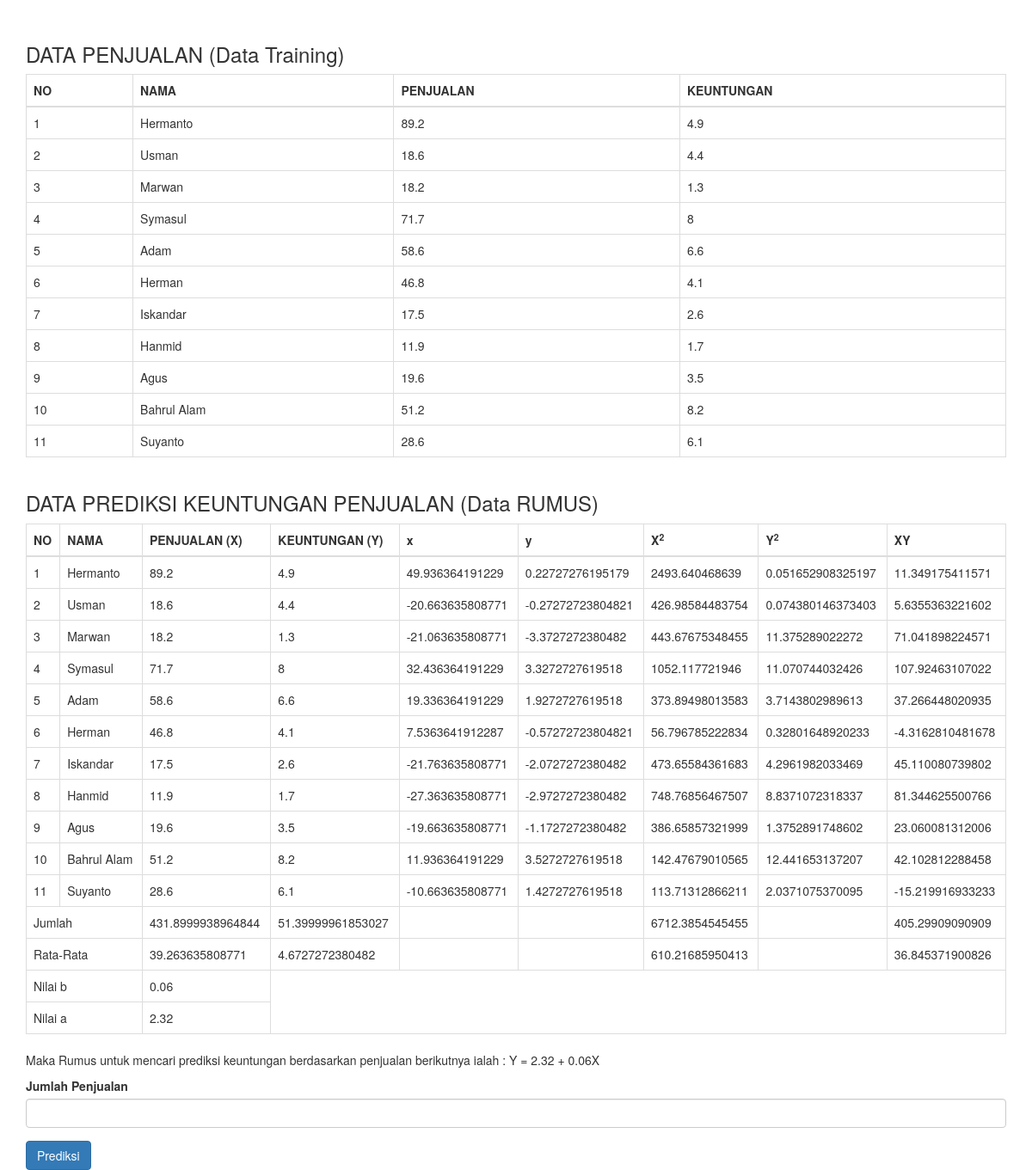
The page / on the database its author committed.
### tables this page shows
CREATE TABLE `penjualan` (
  `id_penjualan` int(11) NOT NULL,
  `pedagang` varchar(225) NOT NULL,
  `penjualan` float NOT NULL,
  `keuntungan` float NOT NULL
);

### config/koneksi.php (called while the page is built)
<?php
$mysqli = new mysqli("localhost","root","","aplikasi-prediksi");
class penjualan{
	public $koneksi;
	function __construct($mysqli)
	{
		$this->koneksi = $mysqli;
	}
	function tampil(){
		$semua=array();
		$ambil = $this->koneksi->query("SELECT * FROM penjualan ORDER BY id_penjualan ASC");
		while($data = $ambil->fetch_assoc()){
			$semua[] = $data;
		}
		return $semua;
	}
	function sum_penjualan(){
		$ambil = $this->koneksi->query("SELECT SUM(penjualan) as jumlah_penjualan FROM penjualan ORDER BY id_penjualan ASC");
		$data = $ambil->fetch_assoc();
		return $data;
	}
	function sum_keuntungan(){
		$ambil = $this->koneksi->query("SELECT SUM(keuntungan) as jumlah_keuntungan FROM penjualan ORDER BY id_penjualan ASC");
		$data = $ambil->fetch_assoc();
		return $data;
	}
}
$penjualan = new penjualan($mysqli);

### index.php (the view, shortened to what this page needs)
<?php include 'config/koneksi.php';
$data_penjualan = $penjualan->tampil();
$sum_penjualan = $penjualan->sum_penjualan();
$sum_keuntungan = $penjualan->sum_keuntungan();
$rata_penjualan = $sum_penjualan['jumlah_penjualan']/count($data_penjualan);
$rata_keuntungan = $sum_keuntungan['jumlah_keuntungan']/count($data_penjualan);
?>
<!DOCTYPE html>
<html lang="en">
<head>
  <link rel="stylesheet" href="https://maxcdn.bootstrapcdn.com/bootstrap/3.3.7/css/bootstrap.min.css">
</head>
<body style="padding-top: 30px;">
  <div class="container">
    <div class="table-responsive">
      <h3>DATA PENJUALAN (Data Training)</h3>
      <table class="table table-bordered">
        <thead>
          <tr>
            <th>NO</th>
            <th>NAMA</th>
            <th>PENJUALAN</th>
            <th>KEUNTUNGAN</th>
          </tr>
        </thead>
        <tbody>
          <?php foreach ($data_penjualan as $key => $value): ?>
            <tr>
              <td><?php echo $key+1; ?></td>
              <td><?php echo $value['pedagang'] ?></td>
              <td><?php echo $value['penjualan'] ?></td>
              <td><?php echo $value['keuntungan'] ?></td>
            </tr>
          <?php endforeach ?>
        </tbody>
      </table>
    </div>
    <div class="table-responsive">
      <h3>DATA PREDIKSI KEUNTUNGAN PENJUALAN (Data RUMUS)</h3>
      <table class="table table-bordered">
        <thead>
          <tr>
            <th>NO</th>
            <th>NAMA</th>
            <th>PENJUALAN (X)</th>
            <th>KEUNTUNGAN (Y)</th>
            <th>x</th>
            <th>y</th>
            <th>X<sup>2</sup></th>
            <th>Y<sup>2</sup></th>
            <th>XY</th>
          </tr>
        </thead>
        <tbody>
          <?php $total_x2=0; ?>
          <?php $total_xy=0; ?>
          <?php foreach ($data_penjualan as $key => $value): ?>
            <tr>
              <td><?php echo $key+1; ?></td>
              <td><?php echo $value['pedagang'] ?></td>
              <td><?php echo $value['penjualan'] ?></td>
              <td><?php echo $value['keuntungan'] ?></td>
              <td><?php echo $x = $value['penjualan']-$rata_penjualan; ?></td>
              <td><?php echo $y = $value['keuntungan']-$rata_keuntungan; ?></td>
              <td><?php echo $x2 = pow($x, 2); ?></td>
              <td><?php echo pow($y, 2); ?></td>
              <td><?php echo $xy = $x*$y; ?></td>
            </tr>
            <?php $total_x2+=$x2; ?>
            <?php $total_xy+=$xy; ?>
          <?php endforeach ?>
          <?php
          $rata_xy = ($total_xy/count($data_penjualan));
          $rata_x2 = ($total_x2/count($data_penjualan));
          ?>
          <tr>
            <td colspan="2">Jumlah</td>
            <td><?php echo $sum_penjualan['jumlah_penjualan'] ?></td>
            <td><?php echo $sum_keuntungan['jumlah_keuntungan'] ?></td>
            <td></td>
            <td></td>
            <td><?php echo $total_x2 ?></td>
            <td></td>
            <td><?php echo $total_xy; ?></td>
          </tr>
          <tr>
            <td colspan="2">Rata-Rata</td>
            <td><?php echo $rata_penjualan; ?></td>
            <td><?php echo $rata_keuntungan; ?></td>
            <td></td>
            <td></td>
            <td><?php echo $rata_x2; ?></td>
            <td></td>
            <td><?php echo $rata_xy; ?></td>
          </tr>
          <tr>
            <td colspan="2">Nilai b</td>
            <td><?php echo $b = round($total_xy/$total_x2,2); ?></td>
          </tr>
          <tr>
            <td colspan="2">Nilai a</td>
            <?php $hasil = ($b*$rata_penjualan); ?>
            <td><?php echo $a = round(($rata_keuntungan-$hasil),2); ?></td>
          </tr>
        </tbody>
      </table>
    </div>
    <p>Maka Rumus untuk mencari prediksi keuntungan berdasarkan penjualan berikutnya ialah : Y = <?php echo $a ?> + <?php echo $b ?>X</p>
    <form method="POST">
      <div class="form-group">
        <label>Jumlah Penjualan</label>
        <input type="number" class="form-control" name="jml_penjualan" step="any">
      </div>
      <button name="cek" class="btn btn-primary">Prediksi</button>
    </form>
  </div>
</body>
</html>

### rows shown on the page
penjualan: pedagang "Hermanto", penjualan "89.2", keuntungan "4.9", penjualan "49.936364191229", keuntungan "0.22727276195179", x "2493.640468639", y "0.051652908325197", y "11.349175411571"
penjualan: pedagang "Usman", penjualan "18.6", keuntungan "4.4", penjualan "-20.663635808771", keuntungan "-0.27272723804821", x "426.98584483754", y "0.074380146373403", y "5.6355363221602"
penjualan: pedagang "Marwan", penjualan "18.2", keuntungan "1.3", penjualan "-21.063635808771", keuntungan "-3.3727272380482", x "443.67675348455", y "11.375289022272", y "71.041898224571"
penjualan: pedagang "Symasul", penjualan "71.7", keuntungan "8", penjualan "32.436364191229", keuntungan "3.3272727619518", x "1052.117721946", y "11.070744032426", y "107.92463107022"
penjualan: pedagang "Adam", penjualan "58.6", keuntungan "6.6", penjualan "19.336364191229", keuntungan "1.9272727619518", x "373.89498013583", y "3.7143802989613", y "37.266448020935"
penjualan: pedagang "Herman", penjualan "46.8", keuntungan "4.1", penjualan "7.5363641912287", keuntungan "-0.57272723804821", x "56.796785222834", y "0.32801648920233", y "-4.3162810481678"
penjualan: pedagang "Iskandar", penjualan "17.5", keuntungan "2.6", penjualan "-21.763635808771", keuntungan "-2.0727272380482", x "473.65584361683", y "4.2961982033469", y "45.110080739802"
penjualan: pedagang "Hanmid", penjualan "11.9", keuntungan "1.7", penjualan "-27.363635808771", keuntungan "-2.9727272380482", x "748.76856467507", y "8.8371072318337", y "81.344625500766"
penjualan: pedagang "Agus", penjualan "19.6", keuntungan "3.5", penjualan "-19.663635808771", keuntungan "-1.1727272380482", x "386.65857321999", y "1.3752891748602", y "23.060081312006"
penjualan: pedagang "Bahrul Alam", penjualan "51.2", keuntungan "8.2", penjualan "11.936364191229", keuntungan "3.5272727619518", x "142.47679010565", y "12.441653137207", y "42.102812288458"
penjualan: pedagang "Suyanto", penjualan "28.6", keuntungan "6.1", penjualan "-10.663635808771", keuntungan "1.4272727619518", x "113.71312866211", y "2.0371075370095", y "-15.219916933233"

### other values the page prints
$sum_penjualan['jumlah_penjualan'] "431.8999938964844"
$sum_keuntungan['jumlah_keuntungan'] "51.39999961853027"
$total_x2 "6712.3854545455"
$total_xy "405.29909090909"
$rata_penjualan "39.263635808771"
$rata_keuntungan "4.6727272380482"
$rata_x2 "610.21685950413"
$rata_xy "36.845371900826"
$b = round($total_xy/$total_x2,2) "0.06"
$a = round(($rata_keuntungan-$hasil),2) "2.32"
$a "2.32"
$b "0.06"
